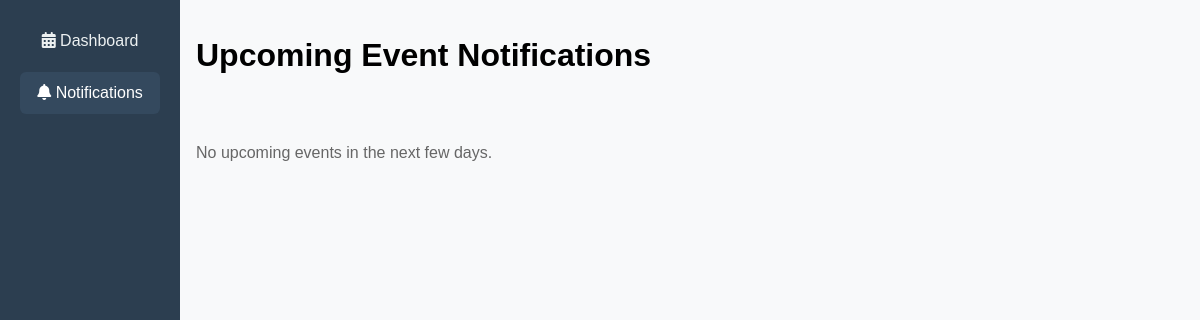
The page /notifications (signed in) on the database as committed earlier.
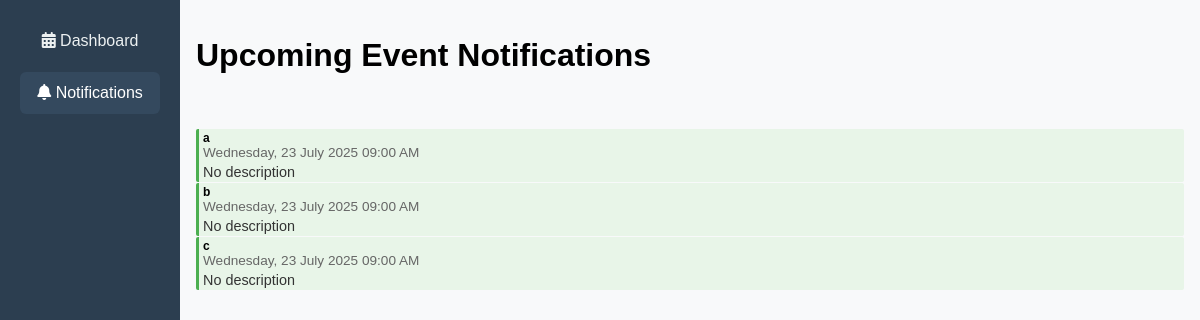
The same page on the database as committed later.
### models/event.py (models this page shows)
class Event(db.Model):
    __tablename__ = 'events'
    id = db.Column(db.Integer, primary_key=True)
    title = db.Column(db.String(150), nullable=False)
    description = db.Column(db.String(300))
    priority = db.Column(db.Integer, default=0)
    tags = db.Column(db.String(100))
    start_time = db.Column(db.DateTime)
    end_time = db.Column(db.DateTime)
    is_recurring = db.Column(db.Boolean, default=False, nullable=False)
    recurrence_group_id = db.Column(db.String(36), nullable=True, index=True)
    notifications_silenced = db.Column(db.Boolean, default=False, nullable=False)
    creator_id = db.Column(db.Integer, db.ForeignKey('users.id'))

### app.py (the view, shortened to what this page needs)
    @app.route('/notifications', methods=['GET'])
    def notifications():
        if 'user_id' not in session:
            return redirect(url_for('unauthorized'))
        from models.user import User
        from models.event import Event
        from models.notifications import Notification
        from datetime import datetime, timedelta
        user = db.session.get(User, session['user_id'])
        if not user:
            return redirect(url_for('unauthorized'))
        now = datetime.utcnow()
        week_from_now = now + timedelta(days=7)
        upcoming_events = Event.query.filter(
            Event.start_time >= now,
            Event.start_time <= week_from_now,
            Event.notifications_silenced == False
        ).order_by(Event.start_time).all()
        user_events = []
        for event in upcoming_events:
            if (event.creator_id == user.id or
                (hasattr(user, 'tags') and user.tags and
                 any(tag in (event.tags or '') for tag in user.tags.split(',')))):
                user_events.append(event)
        return render_template("notifications.html", events=user_events)

### templates/notifications.html (shortened to what this page needs)
<!DOCTYPE html>
<html lang="en">
<head>
  <link rel="stylesheet" href="/static/css/dashboard.css" />
</head>
<body>
  <div class="sidebar">
    <a class="tab" href="/dashboard"><i class="fas fa-calendar-alt"></i> Dashboard</a>
    <a class="tab active" href="/notifications"><i class="fas fa-bell"></i> Notifications</a>
  </div>
  <div class="main-content">
    <h1 style="padding: 1rem;">Upcoming Event Notifications</h1>
    {% if events %}
      <ul style="list-style: none; padding: 0 1rem;">
        {% for event in events %}
          <li class="event-item priority-{{ event.priority }}">
            <div class="event-title">{{ event.title }}</div>
            <div class="event-time" style="font-size: 0.85rem; color: #666;">
              {{ event.start_time.strftime('%A, %d %B %Y %I:%M %p') }}
            </div>
            <div style="margin-top: 4px; font-size: 0.9rem; color: #333;">
              {{ event.description or "No description" }}
            </div>
          </li>
        {% endfor %}
      </ul>
    {% else %}
      <p style="padding: 1rem; color: #666;">No upcoming events in the next few days.</p>
    {% endif %}
  </div>
</body>
</html>

### static/css/dashboard.css (style rules this page uses)
html, body { margin: 0; padding: 0; height: 100%; font-family: Arial, sans-serif; background-color: #f8f9fa; overflow: hidden; }
.sidebar { width: 220px; background-color: #2c3e50; padding: 20px; box-sizing: border-box; color: white; position: fixed; top: 0; left: 0; height: 100vh; display: flex; flex-direction: column; z-index: 100; }
.sidebar .tab { display: block; color: #ecf0f1; padding: 12px 15px; margin-bottom: 10px; text-decoration: none; border-radius: 6px; transition: background-color 0.3s ease; cursor: pointer; text-align: center; }
.sidebar .tab:hover, .sidebar .tab.active { background-color: #34495e; color: #fff; }
.main-content { margin-left: 220px; height: 100vh; display: flex; flex-direction: column; overflow: hidden; }
.event-item { background-color: #e3f2fd; border-left: 3px solid #2196f3; padding: 2px 4px; margin: 1px 0; font-size: 0.75rem; border-radius: 2px; cursor: pointer; }
.event-title { font-weight: bold; white-space: nowrap; overflow: hidden; text-overflow: ellipsis; }
.event-time { color: #666; font-size: 0.7rem; }
.priority-0 { border-left-color: #4caf50; background-color: #e8f5e8; }
@media (max-width: 1200px) { .sidebar { width: 180px; } }
@media (max-width: 1200px) { .main-content { margin-left: 180px; } }

Rows that differ between the two databases and show on the page:
added Event: title "a", start_time "Wednesday, 23 July 2025 09:00 AM", description "No description"
added Event: title "b", start_time "Wednesday, 23 July 2025 09:00 AM", description "No description"
added Event: title "c", start_time "Wednesday, 23 July 2025 09:00 AM", description "No description"
Other text that changed with them:
text no longer shown: "No upcoming events in the next few days."
